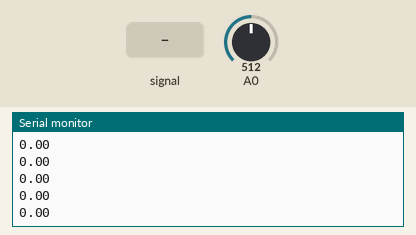
Recording of a sketch running on a simulated Arduino Uno, built with avr-gcc and run on an emulated ATmega328P. Parts: the last lines printed to the serial monitor. The test bench sets the inputs (shaded band); at power-on: A0 = 512.

Above: at 1.2 s.
1.3 s: A0 fed a 200 Hz sine of ±81 counts around its level
At 2.0 s:
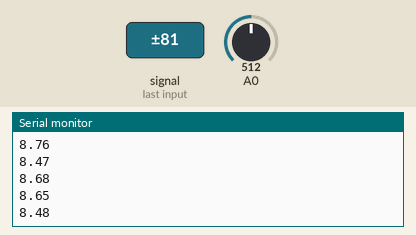
2.8 s: A0 set to 716
At 3.6 s:
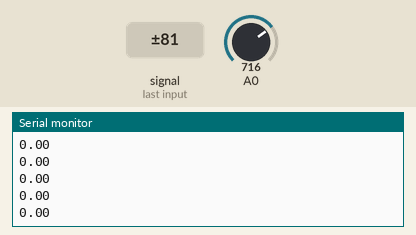
4.3 s: A0 fed a 1000 Hz sine of ±255 counts around its level
At 5.2 s:
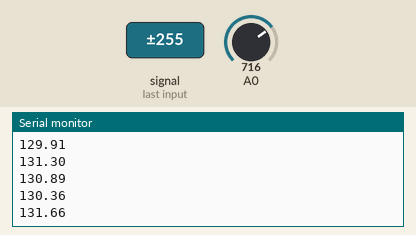
5.8 s: A0 set to 900
At 6.7 s:
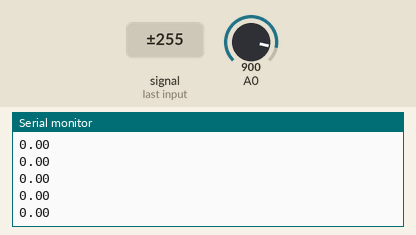
Timing chart, 0 to 8.3 s (numbered marks = the images above; inputs shaded):
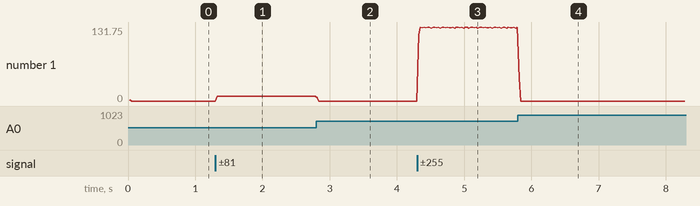

The sketch:

micReading.ino
```cpp
int samples = 200;
float audioIn = 0.0;
float audioPrevious = 0.0 ;

void setup() {
  Serial.begin(9600);
}

void loop() {

  float vol = 0;

  for (int i = 0 ; i < samples; i++) {
    int mic = analogRead(A0);
    audioIn = mic;
    vol = vol + abs(audioIn - audioPrevious);
    audioPrevious = audioIn;
  }

  vol = vol / samples;

  Serial.println(vol);
}
```

Measured:
- after the input at 1.3 s, the serial monitor: prints a new line at once (image 1)
- after the input at 2.8 s, the serial monitor: prints a new line at once (image 2)
- after the input at 4.3 s, the serial monitor: prints a new line at once (image 3)
- plotted number 1: 0 → 8.5 after the input at 1.3 s, 0 → 131.1 after the input at 4.3 s
